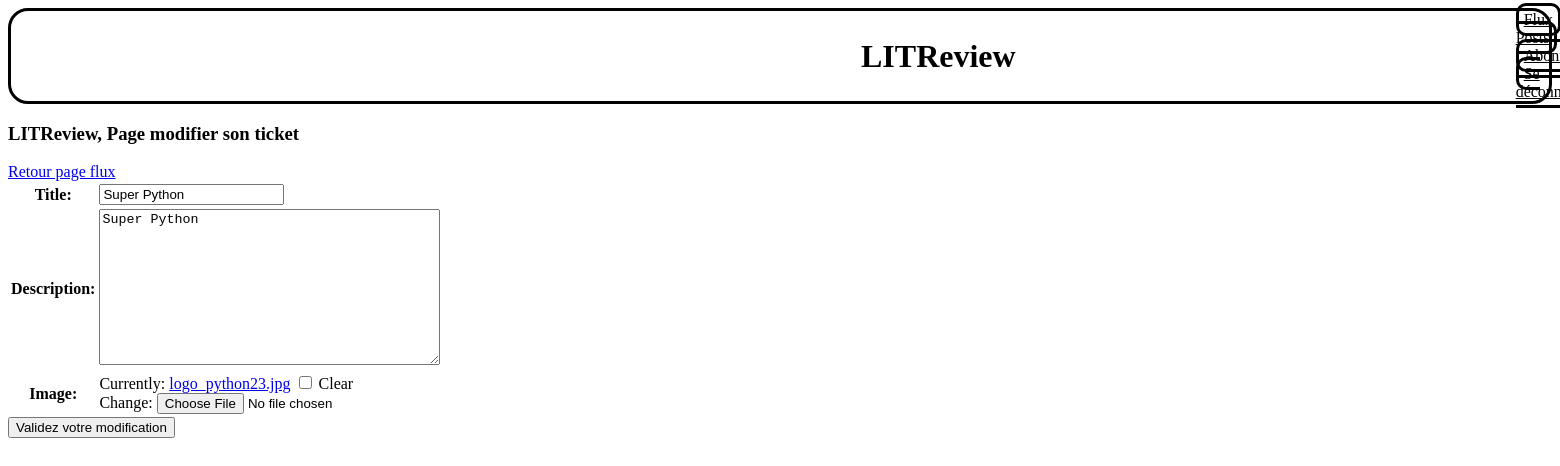
The page /edit-ticket/22/ (signed in) on the database as committed earlier.
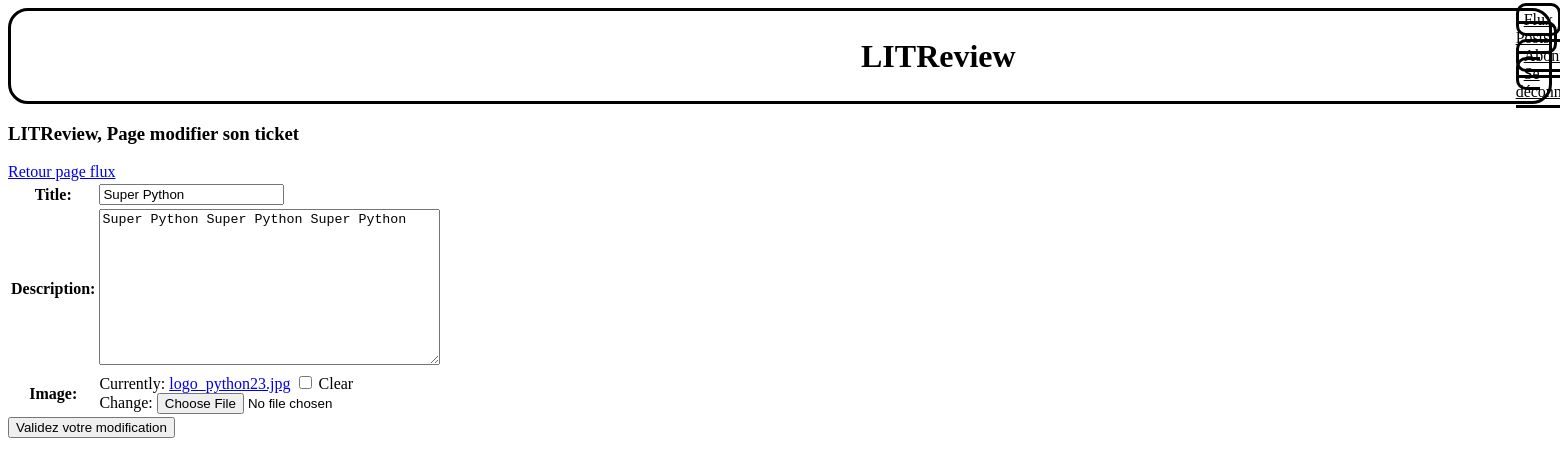
The same page on the database as committed later.
### litR_site/models.py (models this page shows)
class Ticket(models.Model):
    title = models.CharField(max_length=128)
    description = models.TextField(max_length=2048, blank=True)
    user = models.ForeignKey(to=settings.AUTH_USER_MODEL,
                             on_delete=models.CASCADE)
    image = models.ImageField(null=True, blank=True)
    time_created = models.DateTimeField(auto_now_add=True)

### litR_site/views.py (the view)
# urls.py: path('edit-ticket/<int:ticket_id>/', edit_own_ticket, name="edit-ticket"),
@login_required(login_url='home')
def edit_own_ticket(request, ticket_id):
    ticket = Ticket.objects.get(pk=ticket_id, user=request.user.id)
    edit_ticket_form = NewTicketForm(request.POST or None, request.FILES or None, instance=ticket)
    if edit_ticket_form.is_valid():
        ticket.image = edit_ticket_form.cleaned_data['image']
        edit_ticket_form.save()
        return redirect('show-critics')
    return render(request, "edit_own_ticket.html", {'edit_ticket_form': edit_ticket_form})

### litR_site/forms.py
class NewTicketForm(forms.ModelForm):
    class Meta:
        model = Ticket
        fields = ['title', 'description', 'image']

### litR_site/templates/edit_own_ticket.html (shortened to what this page needs)
{% extends "base_02.html" %}
{% load static %}
{% block content %}
    <section>
        <h1> LITReview, Page modifier son ticket</h1>
        <a class="" href="{% url 'flux' %}" >Retour page flux</a>
    </section>
    <section>
        <form enctype="multipart/form-data" method="POST">
                <table>
                    {{edit_ticket_form.as_table}}
                </table>
                <input type="submit" value="Validez votre modification">
        </form>
    </section>
{% endblock %}

Rows that differ between the two databases and show on the page:
changed Ticket "Super Python": description "Super Python" → "Super Python Super Python Super Python"
